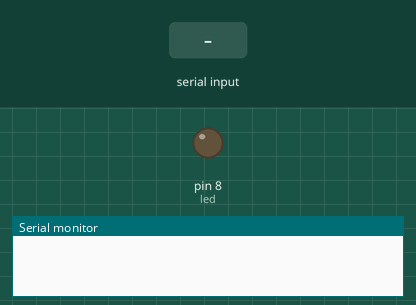
The sketch below on a simulated Arduino Uno, built with avr-gcc and run on an emulated ATmega328P. Parts: output pins drawn as LEDs (lit = HIGH), the last lines printed to the serial monitor. The test bench sets the inputs (shaded band).

Above: at 1.2 s.
1.3 s: "1\n" received over Serial
At 2.0 s:
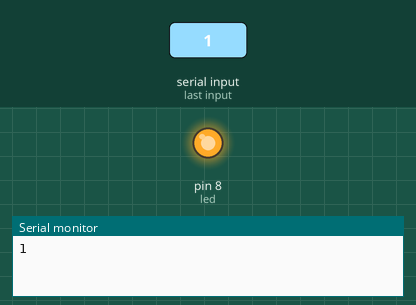
2.8 s: "0\n" received over Serial
At 3.1 s:
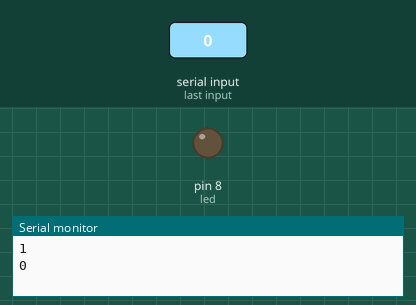
Timing chart, 0 to 5.8 s (numbered marks = the images above; inputs shaded):
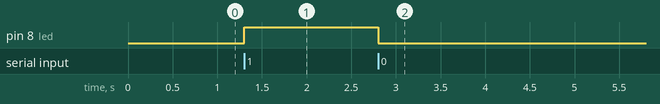

The sketch:

bluetooth.ino
```cpp
char Incoming_value = 0;
const int led = 8;

void setup() {
  // put your setup code here, to run once:
Serial.begin(9600);
pinMode(led,OUTPUT);

}

void loop() {
  // put your main code here, to run repeatedly:
 if(Serial.available()>0){
  Incoming_value = Serial.read();
  Serial.print(Incoming_value);
  Serial.print("\n");
  if(Incoming_value == '1'){
    digitalWrite(led,HIGH);

  }
  else if(Incoming_value == '0'){
    digitalWrite(led,LOW);

  }
 }
}
```

Measured:
- after the input at 1.3 s, pin 8 (led): LOW → HIGH at once
- after the input at 2.8 s, pin 8 (led): HIGH → LOW at once
